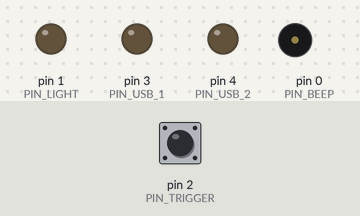
Bench run of a sketch on a simulated Arduino Uno, built with avr-gcc and run on an emulated ATmega328P. Parts: output pins drawn as LEDs (lit = HIGH), buzzer (waves = sounding, pin HIGH). The test bench sets the inputs (shaded band); at power-on: pin 2 (PIN_TRIGGER) HIGH.

Above: at 1.6 s.
1.7 s: pin 2 (PIN_TRIGGER) pulled LOW for 0.15 s
At 3.0 s:
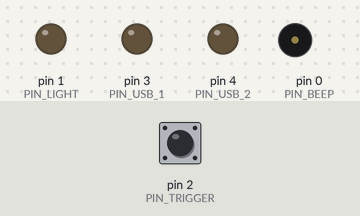
3.3 s: pin 2 (PIN_TRIGGER) pulled LOW for 3.2 s
At 3.46 s:
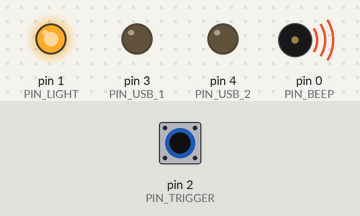
At 4.6 s:
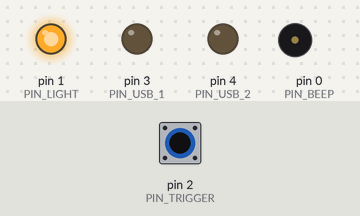
Timing chart, 0 to 8.0 s (numbered marks = the images above; inputs shaded):
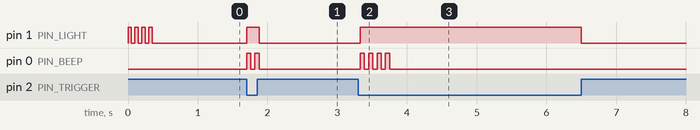

The sketch:

beeper.ino
```cpp
//  Alerter for Met. Office codec connections
//    - When trigger input goes low (from codec gpio pin)
//      turns "on-air" light on and then beeps four times
//    - when trigger goes high again, turns off "on-air" light
//
//  For Arduino Trinket
//    don't use internal pull up on input, use stronger external one for noise immunity
//    on-air light is on same pin as on-board led (pin 1)
//    beeper is on pin 2
//    don't use gpio 3 or 4 because they are shared with usb programmer
//

// Trinket gpio pins
#define PIN_BEEP    0
#define PIN_LIGHT   1
#define PIN_TRIGGER 2
#define PIN_USB_1   3
#define PIN_USB_2   4

// Beep defines
#define BEEP_TIME   60   // on-time in milliseconds
#define QUIET_TIME  60   // off-time
#define BEEP_COUNT  4    // number of beeps when triggered

#define IDLE_TIME   50   // Delay in idle state

// State machine states
enum activeState_t
{
    ACTIVE_START,
    ACTIVE_BEEP_ON,
    ACTIVE_BEEP_OFF,
    ACTIVE_IDLE
};

//
//
//
activeState_t activeState;
int beepCount;
int waitTime;

void setup()
{
    int c;

    // Port setup
    pinMode(PIN_LIGHT, OUTPUT);
    pinMode(PIN_BEEP, OUTPUT);
    pinMode(PIN_TRIGGER, INPUT);
    pinMode(PIN_USB_1, OUTPUT);
    pinMode(PIN_USB_2, OUTPUT);

    digitalWrite(PIN_TRIGGER, HIGH);

    digitalWrite(PIN_BEEP, LOW);

    for(c = 1; c < 5; c++)
    {
        digitalWrite(PIN_LIGHT, HIGH);
        delay(50);
        digitalWrite(PIN_LIGHT, LOW);
        delay(50);
    }

    activeState = ACTIVE_START;

}

// Main loop
void loop()
{
    // See if triggered...
    if(digitalRead(PIN_TRIGGER) == LOW)
    {
        // studio has connected

        switch(activeState)
        {
            case ACTIVE_START:
                digitalWrite(PIN_LIGHT, HIGH);
                activeState = ACTIVE_BEEP_ON;
                beepCount = BEEP_COUNT - 1;
                waitTime = 0;
                break;

            case ACTIVE_BEEP_ON:
                digitalWrite(PIN_BEEP, HIGH);
                activeState = ACTIVE_BEEP_OFF;
                waitTime = BEEP_TIME;
                break;

            case ACTIVE_BEEP_OFF:
                digitalWrite(PIN_BEEP, LOW);
                waitTime = QUIET_TIME;
                // See if this is the last beep
                if(beepCount)
                {
                    // still more beeps
                    beepCount--;
                    activeState = ACTIVE_BEEP_ON;
                }
                else
                {
                    // finished beeping
                    activeState = ACTIVE_IDLE;
                    waitTime = IDLE_TIME;
                }
                break;

            case ACTIVE_IDLE:;
            default:;
                // Do nothing, finished beeping
                // just waiting for trigger to go away now...
                break;

        }

    }
    else
    {
        // studio has disconnected

        if(activeState != ACTIVE_START)
        {
            digitalWrite(PIN_BEEP, LOW);  // Make sure beeper is off
            digitalWrite(PIN_LIGHT, LOW); // Turn off on-air light
            activeState = ACTIVE_START;   // Reset state machine
            waitTime = IDLE_TIME;
        }
    }

    delay(waitTime);

}
```

Measured:
- after the input at 1.7 s, pin 1 (PIN_LIGHT): LOW → HIGH at once, → LOW 0.18 s later; pin 0 (PIN_BEEP): alternates HIGH for 0.06 s and LOW for 0.06 s, 4 changes in all, then stays LOW, starting at once
- after the input at 3.3 s, pin 1 (PIN_LIGHT): LOW → HIGH at once, → LOW 3.2 s later; pin 0 (PIN_BEEP): alternates HIGH for 0.06 s and LOW for 0.06 s, 8 changes in all, then stays LOW, starting at once
